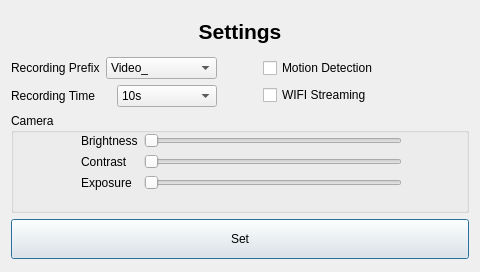
<?xml version="1.0" encoding="UTF-8"?>
<ui version="4.0">
 <class>settings_dialog</class>
 <widget class="QDialog" name="settings_dialog">
  <property name="geometry">
   <rect>
    <x>0</x>
    <y>0</y>
    <width>480</width>
    <height>272</height>
   </rect>
  </property>
  <property name="windowTitle">
   <string>Dialog</string>
  </property>
  <layout class="QVBoxLayout" name="verticalLayout_2">
   <item>
    <widget class="QLabel" name="label">
     <property name="sizePolicy">
      <sizepolicy hsizetype="Preferred" vsizetype="Maximum">
       <horstretch>0</horstretch>
       <verstretch>0</verstretch>
      </sizepolicy>
     </property>
     <property name="minimumSize">
      <size>
       <width>0</width>
       <height>40</height>
      </size>
     </property>
     <property name="font">
      <font>
       <pointsize>16</pointsize>
       <weight>75</weight>
       <bold>true</bold>
      </font>
     </property>
     <property name="text">
      <string>Settings</string>
     </property>
     <property name="alignment">
      <set>Qt::AlignCenter</set>
     </property>
    </widget>
   </item>
   <item>
    <layout class="QHBoxLayout" name="horizontalLayout">
     <item>
      <layout class="QVBoxLayout" name="verticalLayout_3">
       <item>
        <layout class="QHBoxLayout" name="horizontalLayout_2">
         <item>
          <widget class="QLabel" name="label_2">
           <property name="sizePolicy">
            <sizepolicy hsizetype="Maximum" vsizetype="Preferred">
             <horstretch>0</horstretch>
             <verstretch>0</verstretch>
            </sizepolicy>
           </property>
           <property name="text">
            <string>Recording Prefix</string>
           </property>
          </widget>
         </item>
         <item>
          <widget class="QComboBox" name="comboBox">
           <item>
            <property name="text">
             <string>Video_</string>
            </property>
           </item>
           <item>
            <property name="text">
             <string>Recording_</string>
            </property>
           </item>
          </widget>
         </item>
        </layout>
       </item>
       <item>
        <layout class="QHBoxLayout" name="horizontalLayout_3">
         <item>
          <widget class="QLabel" name="label_6">
           <property name="text">
            <string>Recording Time</string>
           </property>
          </widget>
         </item>
         <item>
          <widget class="QComboBox" name="comboBox_2">
           <item>
            <property name="text">
             <string>10s</string>
            </property>
           </item>
           <item>
            <property name="text">
             <string>20s</string>
            </property>
           </item>
           <item>
            <property name="text">
             <string>30s</string>
            </property>
           </item>
          </widget>
         </item>
        </layout>
       </item>
      </layout>
     </item>
     <item>
      <spacer name="horizontalSpacer">
       <property name="orientation">
        <enum>Qt::Horizontal</enum>
       </property>
       <property name="sizeType">
        <enum>QSizePolicy::Maximum</enum>
       </property>
       <property name="sizeHint" stdset="0">
        <size>
         <width>40</width>
         <height>20</height>
        </size>
       </property>
      </spacer>
     </item>
     <item>
      <layout class="QVBoxLayout" name="verticalLayout">
       <item>
        <widget class="QCheckBox" name="checkBox">
         <property name="text">
          <string>Motion Detection</string>
         </property>
        </widget>
       </item>
       <item>
        <widget class="QCheckBox" name="checkBox_2">
         <property name="text">
          <string>WIFI Streaming</string>
         </property>
        </widget>
       </item>
      </layout>
     </item>
    </layout>
   </item>
   <item>
    <widget class="QGroupBox" name="groupBox">
     <property name="sizePolicy">
      <sizepolicy hsizetype="Preferred" vsizetype="Maximum">
       <horstretch>0</horstretch>
       <verstretch>0</verstretch>
      </sizepolicy>
     </property>
     <property name="minimumSize">
      <size>
       <width>0</width>
       <height>100</height>
      </size>
     </property>
     <property name="title">
      <string>Camera</string>
     </property>
     <widget class="QWidget" name="formLayoutWidget">
      <property name="geometry">
       <rect>
        <x>70</x>
        <y>20</y>
        <width>321</width>
        <height>61</height>
       </rect>
      </property>
      <layout class="QFormLayout" name="formLayout">
       <property name="sizeConstraint">
        <enum>QLayout::SetDefaultConstraint</enum>
       </property>
       <property name="fieldGrowthPolicy">
        <enum>QFormLayout::AllNonFixedFieldsGrow</enum>
       </property>
       <item row="0" column="0">
        <widget class="QLabel" name="label_5">
         <property name="text">
          <string>Brightness</string>
         </property>
        </widget>
       </item>
       <item row="1" column="0">
        <widget class="QLabel" name="label_3">
         <property name="text">
          <string>Contrast</string>
         </property>
        </widget>
       </item>
       <item row="1" column="1">
        <widget class="QSlider" name="horizontalSlider_2">
         <property name="orientation">
          <enum>Qt::Horizontal</enum>
         </property>
        </widget>
       </item>
       <item row="2" column="0">
        <widget class="QLabel" name="label_4">
         <property name="text">
          <string>Exposure</string>
         </property>
        </widget>
       </item>
       <item row="2" column="1">
        <widget class="QSlider" name="horizontalSlider_3">
         <property name="orientation">
          <enum>Qt::Horizontal</enum>
         </property>
        </widget>
       </item>
       <item row="0" column="1">
        <widget class="QSlider" name="horizontalSlider">
         <property name="orientation">
          <enum>Qt::Horizontal</enum>
         </property>
        </widget>
       </item>
      </layout>
     </widget>
    </widget>
   </item>
   <item>
    <widget class="QPushButton" name="pushButton">
     <property name="sizePolicy">
      <sizepolicy hsizetype="Preferred" vsizetype="Maximum">
       <horstretch>0</horstretch>
       <verstretch>0</verstretch>
      </sizepolicy>
     </property>
     <property name="minimumSize">
      <size>
       <width>50</width>
       <height>40</height>
      </size>
     </property>
     <property name="text">
      <string>Set</string>
     </property>
    </widget>
   </item>
  </layout>
 </widget>
 <resources/>
 <connections/>
</ui>
